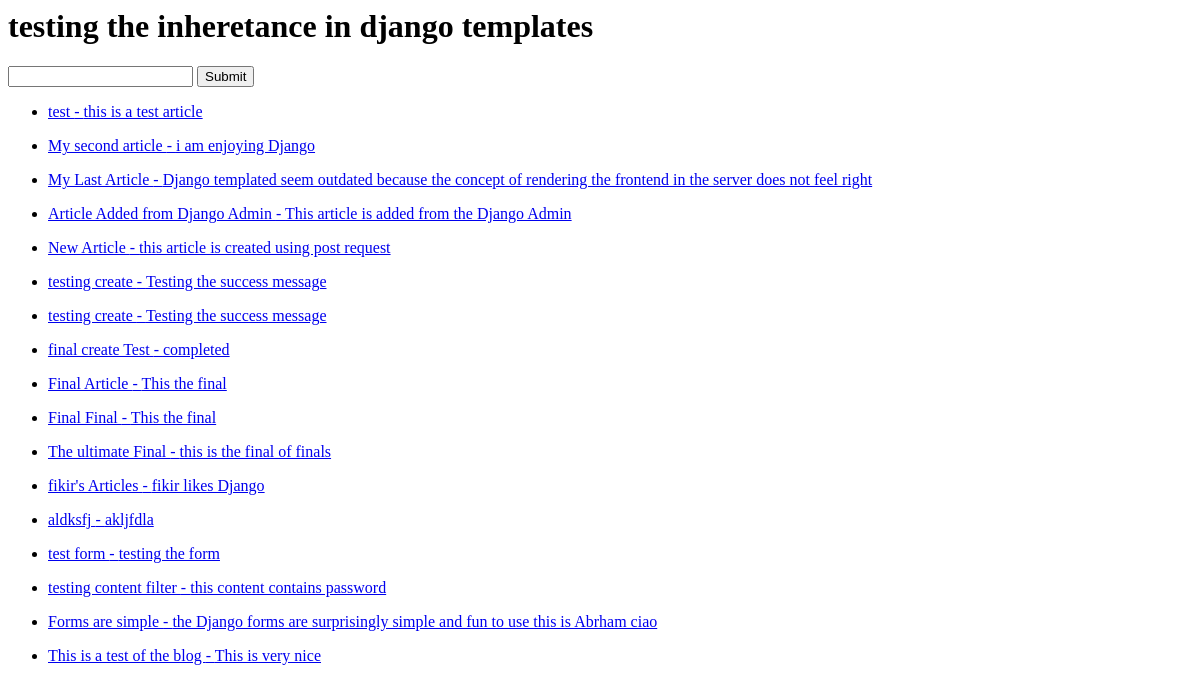
Before: / with the older database file.
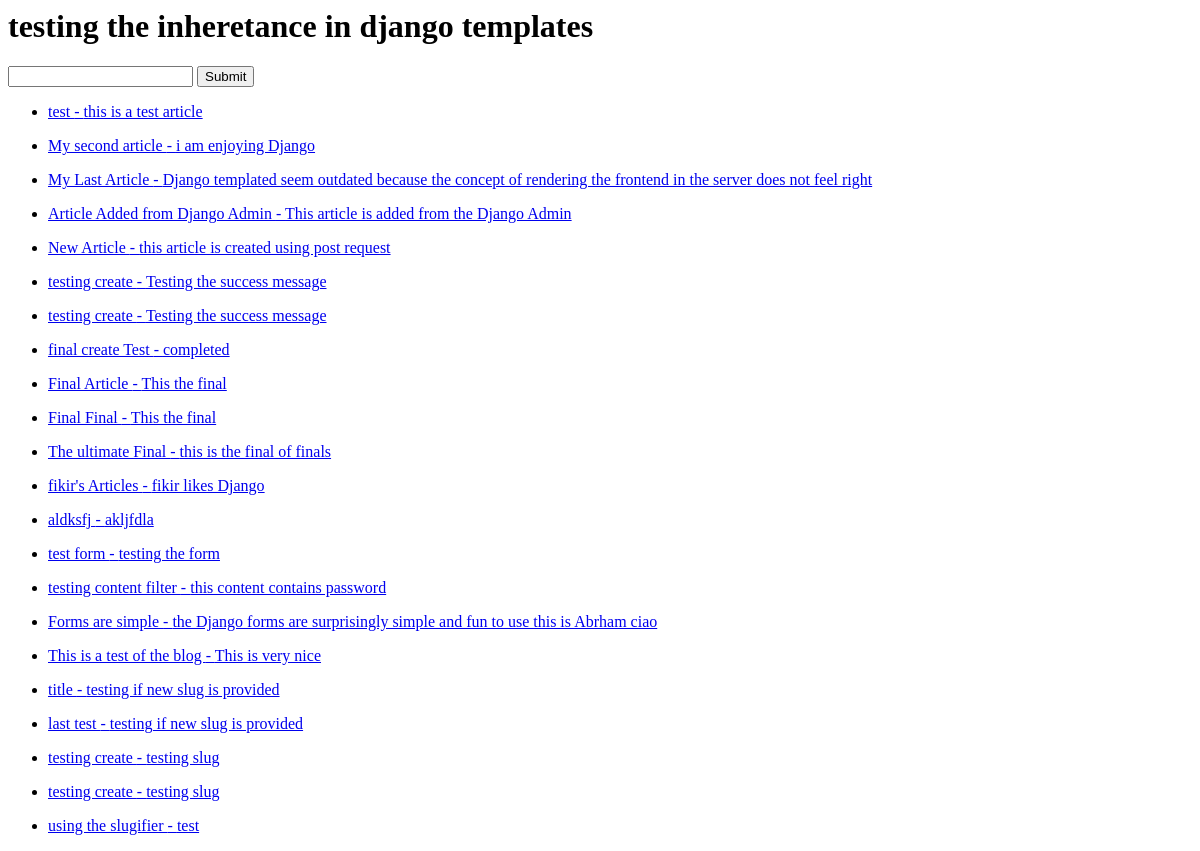
After: the same page with the newer database file.
### articles/models.py (models this page shows)
class Article(models.Model):
    title = models.CharField(max_length=120)
    slug = models.SlugField(unique=True,blank=True,null=True)
    content = models.TextField()
    timestamp = models.DateTimeField(auto_now_add=True)
    updated = models.DateTimeField(auto_now=True)
    publish = models.DateTimeField(auto_now=False,auto_now_add=False,default=timezone.now,null=True,blank=True)

### tryDjango/views.py (the view)
# urls.py: path('', home_view),
def home_view(request):
    articleObj = Article.objects.all()
    for i in articleObj:
        i.slug = None
        i.save()
    context = {
        "myList":articleObj
    }
    htmlString = render_to_string("home.html",context=context)
    return HttpResponse(htmlString)

### articles/models.py (called while the page is built)
def articlePreSave(instance,*args,**kwargs):
    if not instance.slug:
        slugify_article(instance)

### articles/utils.py (called while the page is built)
def slugify_article(instance,newSlug=None):
    slug = slugify(instance.title)
    if newSlug:
        slug = newSlug
    Klass = instance.__class__
    qs = Klass.objects.filter(slug = slug).exclude(id=instance.id)
    if qs.exists():
        if newSlug:
            slug = slug.split("-")
            last = int(slug.pop())
            slug = "-".join(slug)
            slug = f'{slug}-{last+1}'
        else:
            slug = f'{slug}-{qs.count()+1}'
        return slugify_article(instance,slug)
    instance.slug = slug

### templates/home.html
{% extends "base.html" %} {% block content %}
<ul>
  {% for x in myList %}
  <li>
    <a href="articles/{{x.id}}">
      <p>{{x.title}} - {{x.content}}</p>
    </a>
  </li>
  {% endfor %}
</ul>
{% endblock content %}

### templates/base.html
<html>
  <head></head>
  <body>
    <h1>testing the inheretance in django templates</h1>
    <form action="/articles">
      <input type="text" name="query" />
      <input type="submit" />
    </form>
    {% block content %} {% endblock content %}
  </body>
</html>

Changed rows visible on the page:
added Article: title "title", content "testing if new slug is provided"
added Article: title "last test", content "testing if new slug is provided"
added Article: title "testing create", content "testing slug"
added Article: title "testing create", content "testing slug"
added Article: title "using the slugifier", content "test"
